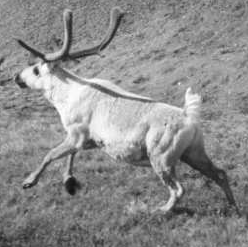
%> input picture caribou.png, 248 x 247 px
$ octave LAB2.m   (GNU Octave 9; MATLAB toolbox functions it lacks are replaced by stand-ins)
%> lines starting %> are read from the running program, lines starting %| are printed output that depends on the picture; in (x1, y1, x2, y2) boxes, pixels count from 0 and x2, y2 are one past the last pixel; in counts of white or black regions, pixels touching at a corner belong together; the program's own positions count from 1
close all
bild = rgb2gray(imread('caribou.png'));
%> bild: size 247x248 uint8; min 17, max 255, mean 139.7
bild_double = double(bild);
bild_2 = bild_double / 255;
bild_dunkel = bild_double / 512;
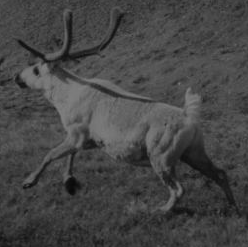
%> bild_dunkel: size 247x248 double; min 0.0332, max 0.498, mean 0.273
bild_hell = bild_double / 128;
imshow(bild_2)
figure;
imshow(bild_dunkel)
figure;
imshow(bild_hell)
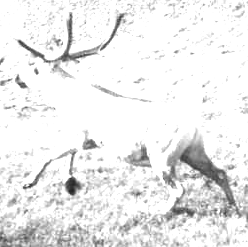
%> displayed picture: size 247x248, on the screen's scale of 0 to 255; min 34, max 255, mean 235.4

bild_3 = im2double(bild);
figure
imshow(bild_3)
%%
close all
clc
clear

bild = rgb2gray(imread('caribou.png'));
imshow(bild)

bild_reh = bild > 125;
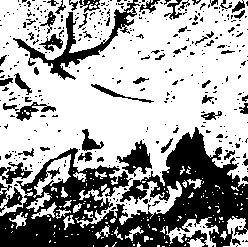
%> bild_reh: size 247x248 logical; 65% white; 397 black regions (340 under 20 px), largest, box (x1, y1, x2, y2) and area: (0, 127, 248, 247) 14196, (13, 0, 140, 80) 1617, (117, 140, 152, 177) 580
figure
imshow(double(bild_reh))

bild_reh_2 = bild > 170;
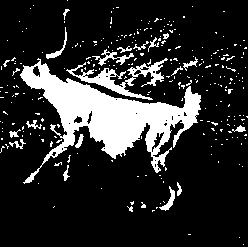
%> bild_reh_2: size 247x248 logical; 17.2% white; 284 white regions (264 under 20 px), largest, box (x1, y1, x2, y2) and area: (20, 58, 201, 184) 7440, (66, 58, 168, 100) 1103, (92, 49, 134, 66) 201
figure;
imshow(double(bild_reh_2))

%%
close all
clc
clear

%> (the run ends here)
